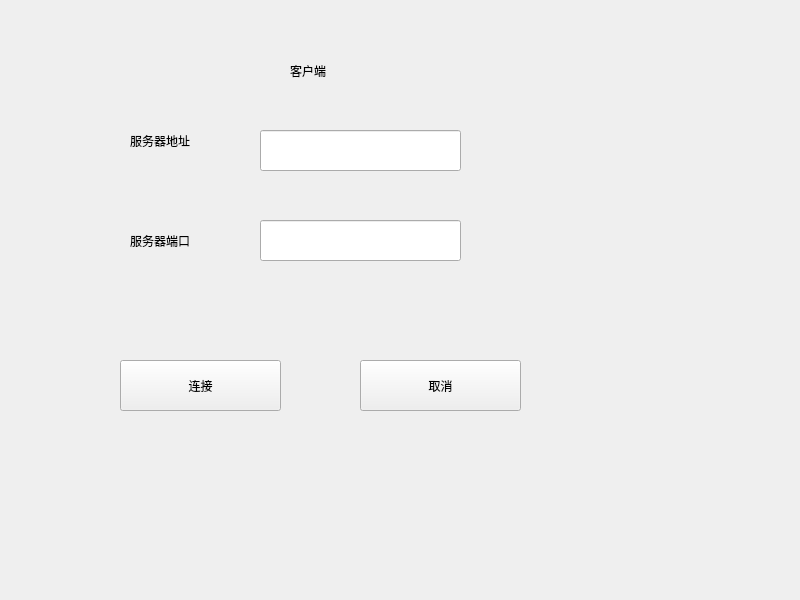
<?xml version="1.0" encoding="UTF-8"?>
<ui version="4.0">
 <class>Widget</class>
 <widget class="QWidget" name="Widget">
  <property name="geometry">
   <rect>
    <x>0</x>
    <y>0</y>
    <width>800</width>
    <height>600</height>
   </rect>
  </property>
  <property name="windowTitle">
   <string>Widget</string>
  </property>
  <widget class="QLabel" name="label">
   <property name="geometry">
    <rect>
     <x>290</x>
     <y>50</y>
     <width>151</width>
     <height>41</height>
    </rect>
   </property>
   <property name="styleSheet">
    <string notr="true">font: 14pt &quot;Agency FB&quot;;</string>
   </property>
   <property name="text">
    <string>客户端</string>
   </property>
  </widget>
  <widget class="QLabel" name="label_2">
   <property name="geometry">
    <rect>
     <x>130</x>
     <y>120</y>
     <width>151</width>
     <height>41</height>
    </rect>
   </property>
   <property name="styleSheet">
    <string notr="true">font: 14pt &quot;Agency FB&quot;;</string>
   </property>
   <property name="text">
    <string>服务器地址</string>
   </property>
  </widget>
  <widget class="QLabel" name="label_3">
   <property name="geometry">
    <rect>
     <x>130</x>
     <y>220</y>
     <width>151</width>
     <height>41</height>
    </rect>
   </property>
   <property name="styleSheet">
    <string notr="true">font: 14pt &quot;Agency FB&quot;;</string>
   </property>
   <property name="text">
    <string>服务器端口</string>
   </property>
  </widget>
  <widget class="QLineEdit" name="ipLineEdit">
   <property name="geometry">
    <rect>
     <x>260</x>
     <y>130</y>
     <width>201</width>
     <height>41</height>
    </rect>
   </property>
   <property name="styleSheet">
    <string notr="true">font: 14pt &quot;微软雅黑&quot;;</string>
   </property>
  </widget>
  <widget class="QLineEdit" name="portLineEdit">
   <property name="geometry">
    <rect>
     <x>260</x>
     <y>220</y>
     <width>201</width>
     <height>41</height>
    </rect>
   </property>
  </widget>
  <widget class="QPushButton" name="connectButton">
   <property name="geometry">
    <rect>
     <x>120</x>
     <y>360</y>
     <width>161</width>
     <height>51</height>
    </rect>
   </property>
   <property name="styleSheet">
    <string notr="true">font: 14pt &quot;Agency FB&quot;;</string>
   </property>
   <property name="text">
    <string>连接</string>
   </property>
  </widget>
  <widget class="QPushButton" name="cancelButton">
   <property name="geometry">
    <rect>
     <x>360</x>
     <y>360</y>
     <width>161</width>
     <height>51</height>
    </rect>
   </property>
   <property name="styleSheet">
    <string notr="true">font: 14pt &quot;Agency FB&quot;;</string>
   </property>
   <property name="text">
    <string>取消</string>
   </property>
  </widget>
 </widget>
 <resources/>
 <connections/>
</ui>
